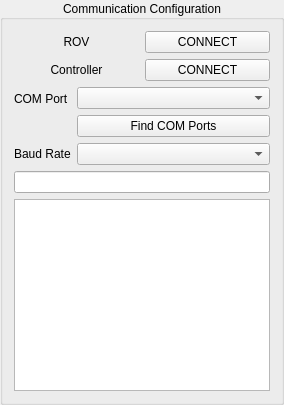
               <widget class="QGroupBox" name="groupBox_10">
                <property name="title">
                 <string>Communication Configuration</string>
                </property>
                <property name="alignment">
                 <set>Qt::AlignCenter</set>
                </property>
                <layout class="QGridLayout" name="gridLayout_34">
                 <item row="0" column="0">
                  <layout class="QGridLayout" name="gridLayout_33">
                   <item row="1" column="1">
                    <widget class="QPushButton" name="config_controller_connect">
                     <property name="text">
                      <string>CONNECT</string>
                     </property>
                    </widget>
                   </item>
                   <item row="0" column="1">
                    <widget class="QPushButton" name="config_rov_connect">
                     <property name="text">
                      <string>CONNECT</string>
                     </property>
                    </widget>
                   </item>
                   <item row="0" column="0">
                    <widget class="QLabel" name="label_10">
                     <property name="text">
                      <string>ROV</string>
                     </property>
                     <property name="alignment">
                      <set>Qt::AlignCenter</set>
                     </property>
                    </widget>
                   </item>
                   <item row="1" column="0">
                    <widget class="QLabel" name="label_11">
                     <property name="text">
                      <string>Controller</string>
                     </property>
                     <property name="alignment">
                      <set>Qt::AlignCenter</set>
                     </property>
                    </widget>
                   </item>
                  </layout>
                 </item>
                 <item row="1" column="0">
                  <layout class="QFormLayout" name="formLayout_7">
                   <item row="0" column="0">
                    <widget class="QLabel" name="cOMPortLabel">
                     <property name="text">
                      <string>COM Port</string>
                     </property>
                    </widget>
                   </item>
                   <item row="1" column="0">
                    <widget class="QLabel" name="baudRateLabel">
                     <property name="text">
                      <string>Baud Rate</string>
                     </property>
                    </widget>
                   </item>
                   <item row="1" column="1">
                    <widget class="QComboBox" name="config_baud_rate_list"/>
                   </item>
                   <item row="0" column="1">
                    <layout class="QGridLayout" name="gridLayout_32">
                     <item row="0" column="0">
                      <widget class="QComboBox" name="config_com_port_list"/>
                     </item>
                     <item row="1" column="0">
                      <widget class="QPushButton" name="config_find_com_ports">
                       <property name="text">
                        <string>Find COM Ports</string>
                       </property>
                      </widget>
                     </item>
                    </layout>
                   </item>
                  </layout>
                 </item>
                 <item row="2" column="0">
                  <widget class="QLineEdit" name="config_terminal_send"/>
                 </item>
                 <item row="3" column="0">
                  <widget class="QPlainTextEdit" name="config_terminal">
                   <property name="readOnly">
                    <bool>true</bool>
                   </property>
                  </widget>
                 </item>
                </layout>
               </widget>
